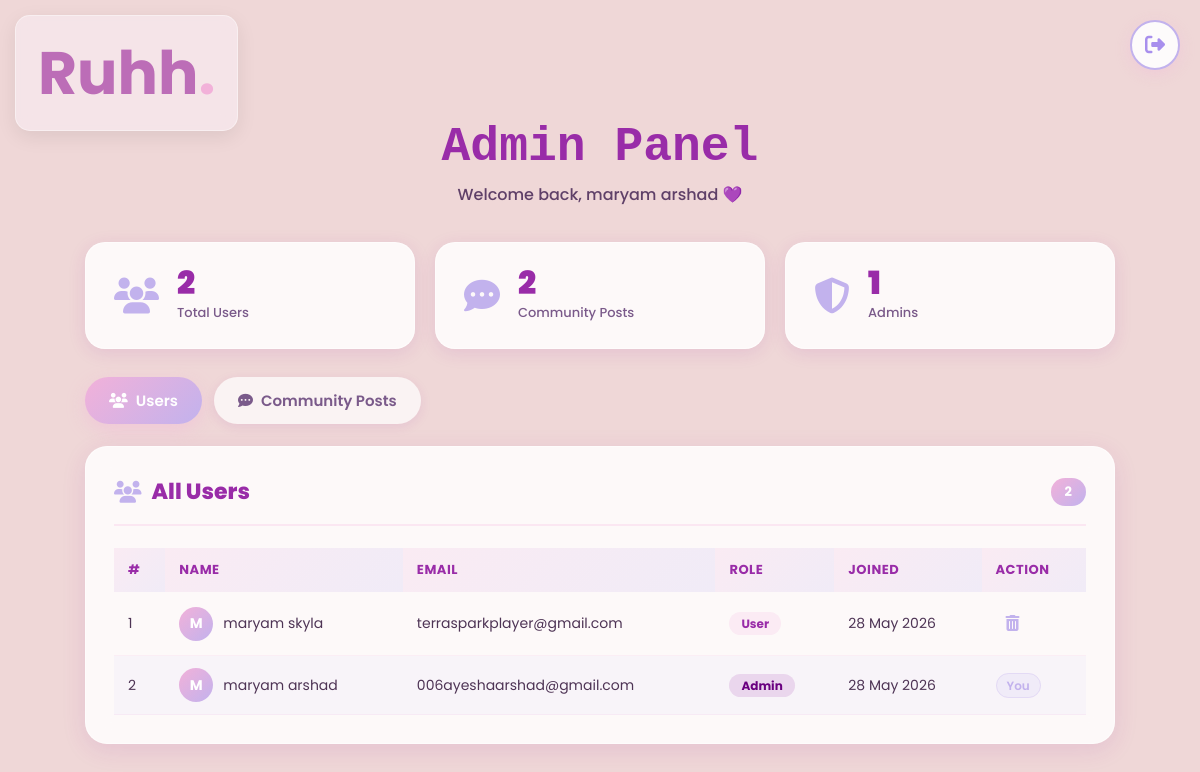
/admin.php (signed in), run on the app's committed database.
### tables this page shows
CREATE TABLE `users` (
  `id` int(10) UNSIGNED NOT NULL,
  `name` varchar(255) NOT NULL,
  `email` varchar(255) NOT NULL,
  `password` varchar(255) NOT NULL,
  `role` enum('user','admin') NOT NULL,
  `created_at` timestamp NOT NULL DEFAULT current_timestamp()
);

### admin.php (the view, shortened to what this page needs)
<?php
require_once "config.php";
$users_result = $conn->query("SELECT id, name, email, role, created_at FROM users ORDER BY created_at DESC");
$users = $users_result->fetch_all(MYSQLI_ASSOC);
$posts_result = $conn->query("SELECT cp.id, cp.content, cp.created_at, u.name as author_name
                               FROM community_posts cp
                               JOIN users u ON u.id = cp.user_id
                               ORDER BY cp.created_at DESC");
$posts = $posts_result->fetch_all(MYSQLI_ASSOC);
?>
<!DOCTYPE html>
<html lang="en">
<head>
    <link href="https://cdnjs.cloudflare.com/ajax/libs/font-awesome/6.5.0/css/all.min.css" rel="stylesheet">
    <link rel="stylesheet" href="admin.css">
</head>
<body>
<a href="landing.html" class="logo"><h1>Ruhh<span>.</span></h1></a>
<a href="logout.php" class="logout-btn" title="Logout">
    <i class="fas fa-sign-out-alt"></i>
</a>
<div class="admin-wrapper">
    <div class="page-header">
        <h1 class="page-title">Admin Panel</h1>
        <p class="subtitle">Welcome back, <?php echo htmlspecialchars($_SESSION['name']); ?> 💜</p>
    </div>
    <div class="stats-row">
        <div class="stat-card">
            <i class="fa-solid fa-users"></i>
            <div>
                <span class="stat-num"><?php echo count($users); ?></span>
                <span class="stat-label">Total Users</span>
            </div>
        </div>
        <div class="stat-card">
            <i class="fa-solid fa-comment-dots"></i>
            <div>
                <span class="stat-num"><?php echo count($posts); ?></span>
                <span class="stat-label">Community Posts</span>
            </div>
        </div>
        <div class="stat-card">
            <i class="fa-solid fa-shield-halved"></i>
            <div>
                <span class="stat-num"><?php echo count(array_filter($users, fn($u) => $u['role'] === 'admin')); ?></span>
                <span class="stat-label">Admins</span>
            </div>
        </div>
    </div>
    <div class="tabs">
        <button class="tab-btn active" onclick="switchTab('users', this)">
            <i class="fa-solid fa-users"></i> Users
        </button>
        <button class="tab-btn" onclick="switchTab('posts', this)">
            <i class="fa-solid fa-comment-dots"></i> Community Posts
        </button>
    </div>
    <div id="tab-users" class="tab-content active">
        <div class="section-card">
            <div class="section-header">
                <h2><i class="fa-solid fa-users"></i> All Users</h2>
                <span class="count-badge"><?php echo count($users); ?></span>
            </div>
            <?php if (empty($users)): ?>
                <div class="empty-state">
                    <i class="fa-solid fa-user-slash"></i>
                    <p>No users found.</p>
                </div>
            <?php else: ?>
                <div class="table-wrap">
                    <table>
                        <thead>
                            <tr>
                                <th>#</th>
                                <th>Name</th>
                                <th>Email</th>
                                <th>Role</th>
                                <th>Joined</th>
                                <th>Action</th>
                            </tr>
                        </thead>
                        <tbody>
                            <?php foreach ($users as $i => $user): ?>
                            <tr class="<?php echo $user['role'] === 'admin' ? 'admin-row' : ''; ?>">
                                <td><?php echo $i + 1; ?></td>
                                <td>
                                    <div class="user-name">
                                        <div class="avatar"><?php echo strtoupper(substr($user['name'], 0, 1)); ?></div>
                                        <?php echo htmlspecialchars($user['name']); ?>
                                    </div>
                                </td>
                                <td><?php echo htmlspecialchars($user['email']); ?></td>
                                <td>
                                    <span class="role-badge <?php echo $user['role']; ?>">
                                        <?php echo ucfirst($user['role']); ?>
                                    </span>
                                </td>
                                <td><?php echo date('d M Y', strtotime($user['created_at'])); ?></td>
                                <td>
                                    <?php if ($user['id'] !== $_SESSION['user_id']): ?>
                                    <form method="POST" onsubmit="return confirmDelete('user', '<?php echo htmlspecialchars($user['name']); ?>')">
                                        <button type="submit" name="delete_user" class="delete-btn">
                                            <i class="fa-solid fa-trash-can"></i>
                                        </button>
                                    </form>
                                    <?php else: ?>
                                        <span class="you-badge">You</span>
                                    <?php endif; ?>
                                </td>
                            </tr>
                            <?php endforeach; ?>
                        </tbody>
                    </table>
                </div>
            <?php endif; ?>
        </div>
    </div>
</div>
</body>
</html>

### data on the page
users: name "M", name "maryam skyla", email "terrasparkplayer@gmail.com", role "User", created_at "28 May 2026"
users: name "M", name "maryam arshad", email "006ayeshaarshad@gmail.com", role "Admin", created_at "28 May 2026", shows "You"

### other printed values
$_SESSION['name'] "maryam arshad"
count($users) "2"
count($posts) "2"
count(array_filter($users, fn($u) => $u['role'] === 'admin')) "1"
